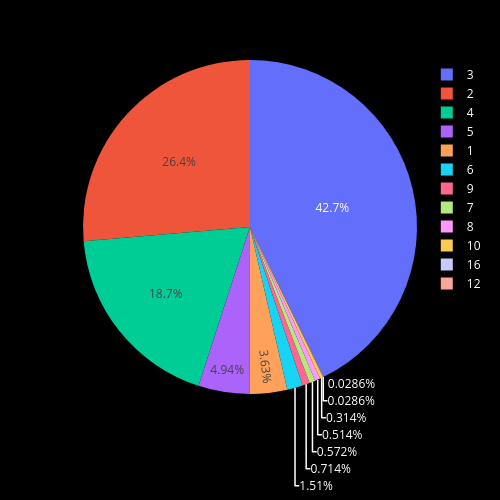

The notebook cell this image was saved under:
### Code cell
fig = px.pie(data_frame=df, names = 'bedRoom')
fig.update_layout(paper_bgcolor = 'black', plot_bgcolor = 'black', font = dict(color = 'white'), width = 500, height = 500)
fig.show()

### Figure 1 — Plotly figure (JSON) as saved in the notebook; plotly's stock layout.template omitted (floating-point values rounded to 4 significant figures; data arrays with more than 128 entries replaced by an {"elided": "..."} marker saying what was removed)
{"data": [{"domain": {"x": [0, 1], "y": [0, 1]}, "hovertemplate": "bedRoom=%{label}<extra></extra>", "labels": {"elided": "3499 int values"}, "legendgroup": "", "name": "", "showlegend": true, "type": "pie"}], "layout": {"font": {"color": "white"}, "height": 500, "legend": {"tracegroupgap": 0}, "margin": {"t": 60}, "paper_bgcolor": "black", "plot_bgcolor": "black", "width": 500}}
